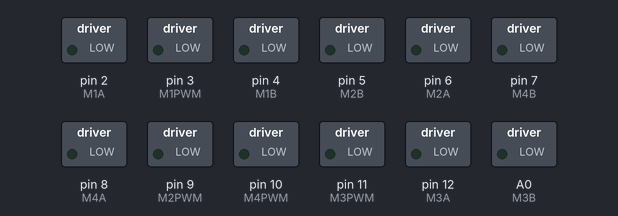
Recording of a sketch running on a simulated Arduino Uno, built with avr-gcc and run on an emulated ATmega328P. Parts: switched loads named in the sketch (green lamp = pin HIGH). What the sketch prints to the serial monitor is not drawn.

Above: at 0.1 s.
At 2.6 s:
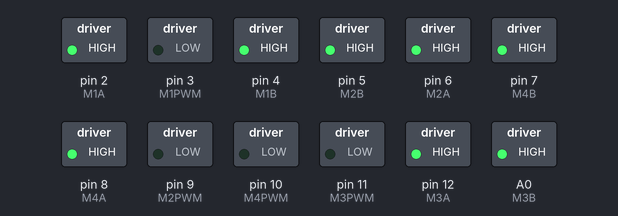
Timing chart, 0 to 4.1 s (numbered marks = the images above):
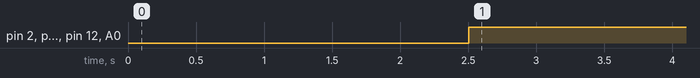

The sketch:

Mecanum4Wheel_v1.2.ino
```cpp
//2017/09/15 低速モードの処理をOmni.hに移植
//2017/09/18 反転モードの処理をOmni.hに移植
//2017/09/20 モータ出力値の導出方法に極座標方式を追加

#include "Omni.h"
#include"MovingAverage.h"
#include <Wire.h>

const int I2C_ADDRESS = 2;
const int AVERAGE_SIZE = 100;
const int MAX_POWER = 250;
const int CEASETIME_MS = 500;

int16_t leftHatX,leftHatY,rightHatX;
static int16_t Power[4];
bool lowSpeed_mode, reverse_mode;
int r, theta;

bool flag;
unsigned long CeaseCounter;

Omni Omni4(MAX_POWER, AVERAGE_SIZE);

#define DEBUG

void setup() {
  delay(2500);
  Serial.begin(115200);

  Wire.begin(I2C_ADDRESS);
  Wire.onReceive(receiveEvent);
  Omni4.SetPWMFrequency();
}

void loop() {
  Omni4.SetAxis(leftHatX, leftHatY, rightHatX, lowSpeed_mode, reverse_mode);
  Omni4.Set4WheelPower(Power);

  /*  暴走防止用  */
  if (flag == 0) {
    if ((millis() - CeaseCounter) > CEASETIME_MS) {
      for (int i = 0; i < 4; i++)
        Power[i] = 0;
    }
  }
  else {
    CeaseCounter = millis();
    flag = false;
  }

#ifdef DEBUG
  Serial.print(Power[0]); Serial.print("\t");
  Serial.print(Power[1]); Serial.print("\t");
  Serial.print(Power[2]); Serial.print("\t");
  Serial.println(Power[3]);
#endif

  //show();
  Omni4.Drive(Power);
}

void receiveEvent(int howMany) {

  while (Wire.available() > 4) {

    flag = true;

    leftHatX=Wire.read();
    leftHatY = Wire.read();
    rightHatX  = Wire.read();
    lowSpeed_mode = Wire.read();
    reverse_mode = Wire.read();
  }

}

void show() {
  Serial.print(leftHatX); Serial.print("\t");
  Serial.print(leftHatY); Serial.print("\t");
  Serial.print(rightHatX); Serial.print("\t");
  Serial.print(lowSpeed_mode); Serial.print("\t");
  Serial.println(reverse_mode);
}
```

MovingAverage.h
```cpp
/**
        @file   MovingAverage.h
        @brief  移動平均クラス
        @auther 谷川　豊章
        @date   2016/9/15
*/


#ifndef DEF_MovingAverage_H
#define DEF_MovingAverage_H

#include <arduino.h>

/**     移動平均クラス
*/
class MovingAverage {

    int* data;      ///< 平均を取るデータ
    int dataSize;   ///< 平均を取るデータのサイズ

    int writeIndex; ///< 次の値のdataへの書き込み場所

    long sum;       ///dataに保存されているデータの合計値

  public:

    /**     コンストラクタ
            @param  dataSize    [in]移動平均するデータの個数
    */
    MovingAverage(int dataSize) : dataSize( max(dataSize, 1) ), writeIndex(0), sum(0)
    {
      data = new int[dataSize];
      for (int i = 0; i < dataSize; i++) {
        data[i] = 0;
      }
    }

    /**     ディストラクタ
    */
    ~MovingAverage() {
      delete[] data;
    }

    /**     値の更新
            @param  value   [in]移動平均するデータ
    */
    void Update(int value) {
      sum -= data[writeIndex];    //取り除くデータの値分だけ合計から取り除く
      data[writeIndex++] = value; //データを更新する
      sum += value;               //合計値に更新した値を追加する

      if (writeIndex >= dataSize)
        writeIndex = 0;
    }

    /**     平均値の取得
            @return     平均値
    */
    double GetValue() {
      return double(sum) / double(dataSize);
    }
};


#endif
```

Omni.h
```cpp
#pragma once

#include"MovingAverage.h"

const int M1A = 2;
const int M1B = 4;
const int M1PWM = 3;

const int M2A = 6;
const int M2B = 5;
const int M2PWM = 9;

const int M3A = 12;
const int M3B = A0;
const int M3PWM = 11;

const int M4A = 8;
const int M4B = 7;
const int M4PWM = 10;

const int BorderValue = 20;         //ジョイスティックの不感範囲
const double TurnParameter = 0.30;

class Omni {

  private:

    const int  MaxPower;
    double r;
    double m_angle;
    double moving_axis_x, moving_axis_y, turn_axis_x;
    double rad;
    int theta;

    MovingAverage average1;
    MovingAverage average2;
    MovingAverage average3;
    MovingAverage average4;

  public:

    /*
        [Constructor]
        @param 　max_power　  PWM出力の最大値
        @param 　average   　 移動平均するデータ数
    */

    Omni(const int max_power, const int averagesize):
      average1(averagesize), average2(averagesize), average3(averagesize), average4(averagesize), MaxPower(min(max_power, 255)) {

      pinMode(M1A, OUTPUT);
      pinMode(M1B, OUTPUT);
      pinMode(M2A, OUTPUT);
      pinMode(M2B, OUTPUT);
      pinMode(M3A, OUTPUT);
      pinMode(M3B, OUTPUT);
      pinMode(M4A, OUTPUT);
      pinMode(M4B, OUTPUT);

    }

    //PWM周波数の変更
    void SetPWMFrequency() {
      TCCR1B = (TCCR1B & 0b11111000) | 0x02;
      TCCR2B = (TCCR2B & 0b11111000) | 0x02;
    }

    //スティックの傾きを取得
    double GetStickSlope(double xComponent, double yComponent) {

      double Slope = constrain(sqrt(pow(yComponent, 2) + pow(xComponent, 2)), 0, MaxPower);

      return Slope;
    }

    //スティックの角度を取得
    double GetAngle(double xComponent, double yComponent) {

      double angle = atan2(yComponent, xComponent);

      if (angle < 0)
        angle += 2 * PI;

      return angle;
    }

    /*
       制御に用いるジョイスティックの軸を設定

       @param  MovingAxis_X  　移動軸X
       @param  MovingAxis_Y  　移動軸Y
       @param  TurnAxis_X    　旋回軸X
       @param  lowSpeed_flag 　低速モード On/Off
       @param  reverse_mode    反転モード On/Off
    */
    void SetAxis(int16_t MovingAxis_X, int16_t MovingAxis_Y, int16_t TurnAxis_X, bool lowSpeed_flag, bool reverse_mode)
    {
      moving_axis_x = MovingAxis_X;
      moving_axis_y = MovingAxis_Y;
      turn_axis_x = TurnAxis_X;

      if (lowSpeed_flag) {
        moving_axis_x = -map(moving_axis_x, 0, 255, -MaxPower / 3, MaxPower / 3);
        moving_axis_y = -map(moving_axis_y, 255, 0, -MaxPower / 3, MaxPower / 3);
        turn_axis_x = -map(turn_axis_x, 0, 255, -MaxPower / 2, MaxPower / 2);
      }
      else {
        moving_axis_x = -map(moving_axis_x, 0, 255, -MaxPower, MaxPower);
        moving_axis_y = -map(moving_axis_y, 255, 0, -MaxPower, MaxPower);
        turn_axis_x = -map(turn_axis_x, 0, 255, -MaxPower, MaxPower);
      }
      if (abs(turn_axis_x) < BorderValue)
        turn_axis_x = 0;
      else
        turn_axis_x =  map(turn_axis_x, -MaxPower / 2, MaxPower / 2, (MaxPower / 2) * TurnParameter, (-MaxPower / 2) * TurnParameter);

      if (reverse_mode) {
        moving_axis_x = -moving_axis_x;
        moving_axis_y = -moving_axis_y;
      }
    }

    /*
         制御に用いるジョイスティックの軸を設定[曲座標方式]

         @param   slope          ジョイスティックの移動軸の傾き
         @param   theta          ジョイスティックの移動軸の角度
         @param   TurnAxis_X     旋回軸
         @param   lowSpeed_flag  低速モード
         @param   reverse_mod    反転モード
    */
    void SetPolarAxis(int16_t slope, int16_t theta, int16_t TurnAxis_X, bool lowSpeed_flag, bool reverse_mode) {
      r = slope;
      m_angle = theta;
      turn_axis_x = TurnAxis_X;

      turn_axis_x = -map(turn_axis_x, 0, 255, -MaxPower, MaxPower);

      if (abs(turn_axis_x) < BorderValue) {
        turn_axis_x = 0;
      }
      else
        turn_axis_x =  map(turn_axis_x, -MaxPower, MaxPower, MaxPower * TurnParameter, -MaxPower * TurnParameter);

      if (lowSpeed_flag)
        r /= 3;
      if (reverse_mode) {
        m_angle += 180;
        if (m_angle > 359)  m_angle -= 360;
      }
    }
    /*
        三角関数によるモータの出力計算

        @param   Power  モータ出力値
    */
    void Set4WheelPower(int16_t Power[]) {

      r = GetStickSlope(moving_axis_x, moving_axis_y);
      m_angle = GetAngle(moving_axis_x, moving_axis_y);

      if (r < BorderValue) {
        Power[0] = Power[1] = Power[2] = Power[3] = 0;
      }
      else {

        r = map(r, BorderValue, MaxPower, 0, MaxPower);

        //タイヤの設置角度
        Power[0] = r * sin(m_angle - (PI / 6));
        Power[1] = r * sin(m_angle - (5 * PI / 6));
        Power[2] = r * sin(m_angle - (7 * PI / 6));
        Power[3] = r * sin(m_angle - (11 * PI / 6));
      }

      //一番大きい値を取得
      double max_ = abs(Power[0]);

      for (int i = 1; i < 4; i++) {
        if (abs(Power[i]) > max_)
          max_ = abs(Power[i]);
      }

      double ratio;     //補正倍率
      if (max_ > BorderValue)
        ratio = r / max_;

      for (int i = 0; i < 4; i++)
        Power[i] *= ratio;

      Power[0] += turn_axis_x;
      Power[1] += turn_axis_x;
      Power[2] += turn_axis_x;
      Power[3] += turn_axis_x;

      max_ = abs(Power[0]);

      for (int i = 1; i < 4; i++) {
        if (abs(Power[i]) > max_)
          max_ = abs(Power[i]);
      }

      //範囲外であれば範囲内(MaxPowerまでの値)に収める
      if (max_ > MaxPower) {
        float amp = float(MaxPower) / max_;
        Power[0] = int16_t(Power[0] * amp);
        Power[1] = int16_t(Power[1] * amp);
        Power[2] = int16_t(Power[2] * amp);
        Power[3] = int16_t(Power[3] * amp);
      }

      //移動平均

      average1.Update(Power[0]);
      average2.Update(Power[1]);
      average3.Update(Power[2]);
      average4.Update(Power[3]);

      Power[0] = average1.GetValue();
      Power[1] = average2.GetValue();
      Power[2] = average3.GetValue();
      Power[3] = average4.GetValue();

    }


    /*
           動きの設定   極座標形式
           4輪オムニ(メカナム)用

           @param Power  モータ出力値
    */
    void SetPolar4Vector(int16_t Power[]) {

      int16_t m1_deg = m_angle - 30;
      if (m1_deg < 0) m1_deg = m1_deg + 360;
      else if (m1_deg > 359) m1_deg = m1_deg - 360;

      int16_t m2_deg = m_angle - 150;
      if (m2_deg < 0) m2_deg = m2_deg + 360;
      else if (m2_deg > 359) m2_deg = m2_deg - 360;

      if (r < BorderValue)
        r = 0;
      else {
        r = map(r, BorderValue, MaxPower, 0, MaxPower);

        Power[0] = -(sin(radians((float)m1_deg)) * r);
        Power[1] = -(sin(radians((float)m2_deg)) * r);
        Power[2] = -Power[0];
        Power[3] = -Power[1];
      }
      /*Serial.print(Power[0]); Serial.print("\t");
        Serial.print(Power[1]); Serial.print("\t");
        Serial.print(Power[2]); Serial.print("\t");
        Serial.print(Power[3]); Serial.print("\t");
      */

      //一番大きい値の取得
      //int16_t max_ = max(max(abs(Power[0]), abs(Power[1])), max(abs(Power[2]), abs(Power[3])));
      //Serial.print(r); Serial.print("  ");

      double max_ = abs(Power[0]);

      for (int i = 1; i < 4; i++) {
        if (abs(Power[i]) > max_)
          max_ = abs(Power[i]);
      }

      double ratio;     //補正倍率
      if (max_ > BorderValue)
        ratio = r / max_;


      for (int i = 0; i < 4; i++)
        Power[i] *= ratio;


      Power[0] += turn_axis_x;
      Power[1] += turn_axis_x;
      Power[2] += turn_axis_x;
      Power[3] += turn_axis_x;

      max_ = abs(Power[0]);

      for (int i = 1; i < 4; i++) {
        if (abs(Power[i]) > max_)
          max_ = abs(Power[i]);
      }

      //範囲外であれば範囲内(maxPowerまでの値)に収める
      if (max_ > MaxPower) {
        float amp = float(MaxPower) / max_;
        Power[0] = int16_t(Power[0] * amp);
        Power[1] = int16_t(Power[1] * amp);
        Power[2] = int16_t(Power[2] * amp);
        Power[3] = int16_t(Power[3] * amp);
      }

      average1.Update(Power[0]);
      average2.Update(Power[1]);
      average3.Update(Power[2]);
      average4.Update(Power[3]);

      Power[0] = average1.GetValue();
      Power[1] = average2.GetValue();
      Power[2] = average3.GetValue();
      Power[3] = average4.GetValue();
    }

    void Drive(int16_t motorPower[]) {
      //    Motor1
      if (motorPower[0] == 0) {
        digitalWrite(M1A, HIGH);
        digitalWrite(M1B, HIGH);
        analogWrite(M1PWM, 0);
      }
      else if (motorPower[0] > 0) {
        digitalWrite(M1A, HIGH);
        digitalWrite(M1B, LOW);
        analogWrite(M1PWM, motorPower[0]);
      }
      else  {
        digitalWrite(M1A, LOW);
        digitalWrite(M1B, HIGH);
        analogWrite(M1PWM, abs(motorPower[0]));
      }

      //    Motor2
      if (motorPower[1] == 0) {
        digitalWrite(M2A, HIGH);
        digitalWrite(M2B, HIGH);
        analogWrite(M2PWM, 0);
      }
      else if (motorPower[1] > 0) {
        digitalWrite(M2A, HIGH);
        digitalWrite(M2B, LOW);
        analogWrite(M2PWM, motorPower[1]);
      }
      else  {
        digitalWrite(M2A, LOW);
        digitalWrite(M2B, HIGH);
        analogWrite(M2PWM, abs(motorPower[1]));
      }

      //    Motor3
      if (motorPower[2] == 0) {
        digitalWrite(M3A, HIGH);
        digitalWrite(M3B, HIGH);
        analogWrite(M3PWM, 0);
      }
      else if (motorPower[2] > 0) {
        digitalWrite(M3A, HIGH);
        digitalWrite(M3B, LOW);
        analogWrite(M3PWM, motorPower[2]);
      }
      else {
        digitalWrite(M3A, LOW);
        digitalWrite(M3B, HIGH);
        analogWrite(M3PWM, abs(motorPower[2]));

      }

      //    Motor4
      if (motorPower[3] == 0) {
        digitalWrite(M4A, HIGH);
        digitalWrite(M4B, HIGH);
        analogWrite(M4PWM, 0);
      }
      else if (motorPower[3] > 0) {
        digitalWrite(M4A, HIGH);
        digitalWrite(M4B, LOW);
        analogWrite(M4PWM, motorPower[3]);
      }
      else {
        digitalWrite(M4A, LOW);
        digitalWrite(M4B, HIGH);
        analogWrite(M4PWM, abs(motorPower[3]));
      }
    }
};
```

Measured:
- by itself, pin 2 (M1A), pin 4 (M1B), pin 5 (M2B), pin 6 (M2A), pin 7 (M4B), pin 8 (M4A), pin 12 (M3A), A0 (M3B): LOW → HIGH at 2.5 s
